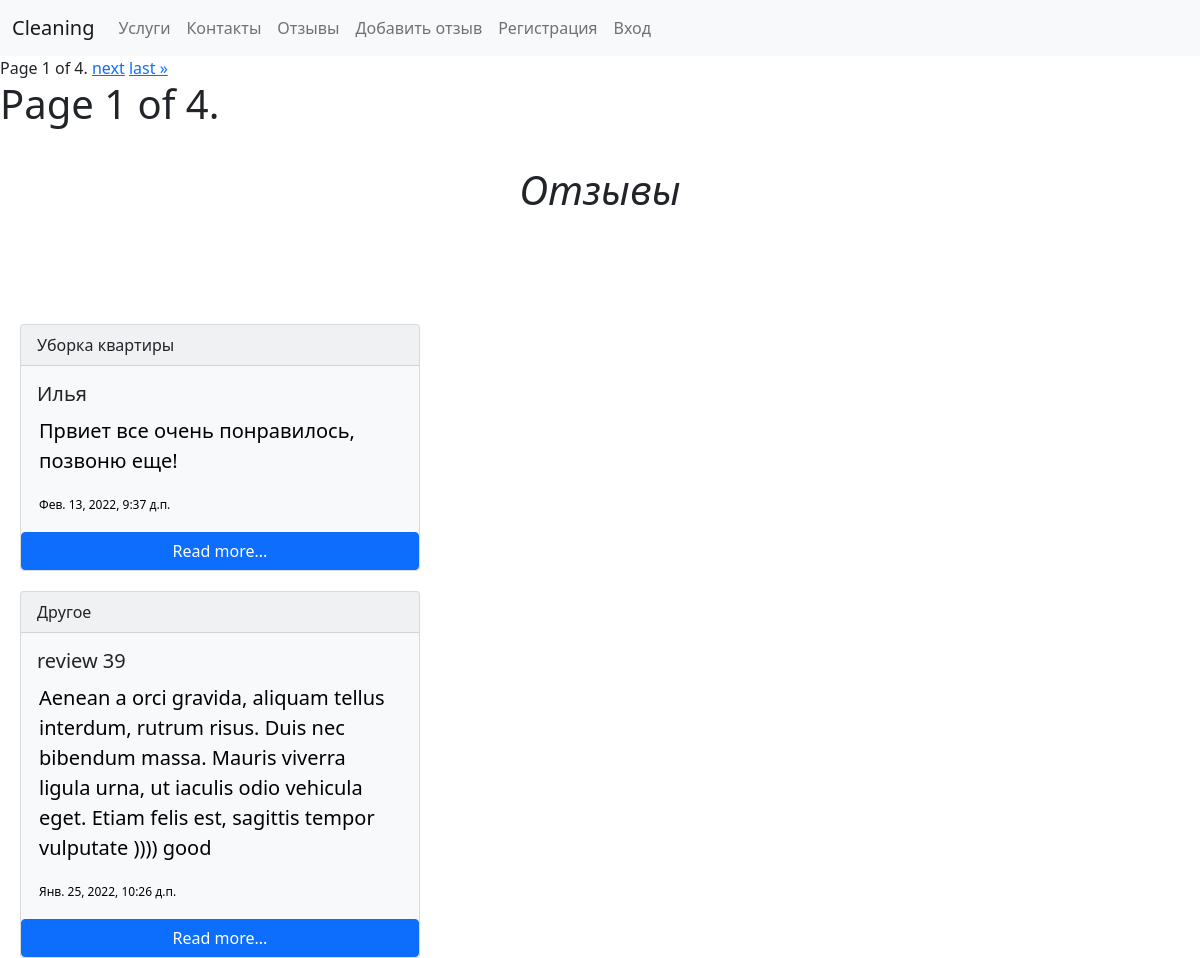
/review/, run on the app's committed database.
### review/models.py (models this page shows, shortened)
class Review(models.Model):
    title = models.CharField(max_length=100, verbose_name="Название")
    content = models.TextField(max_length=1000, verbose_name="Контент")
    created_at = models.DateTimeField(auto_now_add=True, verbose_name="Дата")
    photo = models.ImageField(upload_to="photos/%Y/%m/%d/", blank=True, verbose_name="Фото")
    category = models.ForeignKey('Category', on_delete=models.PROTECT, null=True)
    views = models.IntegerField(default=0)
    class Meta:
        verbose_name = "Отзыв"
        verbose_name_plural = "Отзывы"
        ordering = ["-created_at"]
    def get_absolute_url(self):
        return reverse('DetailReview', kwargs={"pk": self.pk})

class Category(models.Model):
    title = models.CharField(max_length=150, verbose_name="Имя услуги")
    def __str__(self):
        return self.title

### review/views.py (the view)
# urls.py: path('review/', ReviewView.as_view(), name="review"),
class ReviewView(ListView):
    model = Review
    template_name = 'review/review.html'
    context_object_name = 'review'
    paginate_by = 2

### review/templates/review/review.html (shortened to what this page needs)
{% extends 'my_page/layout.html' %}
{% block content %}
<div class="pagination">
    <span class="step-links">
            <span class="current">
                Page {{ page_obj.number }} of {{ page_obj.paginator.num_pages }}.
            </span>
            {% if page_obj.has_next %}
                <a href="?page={{ page_obj.next_page_number }}">next</a>
                <a href="?page={{ page_obj.paginator.num_pages }}">last &raquo;</a>
            {% endif %}
        </span>
    </div>
    <h1>Page {{ page_obj.number }} of {{ page_obj.paginator.num_pages }}.</h1>
    <h1 class="review-main" style="text-align: center; font-size: 40px; font-style: italic; position: relative; top: 30px;">Отзывы</h1>
        {% for item in review %}
            <div class="card bg-light mb-3;" style="max-width: 25rem; margin-left: 20px; margin-top: 20px; position: relative; top: 120px; rel">
                <div class="card-header" >{{ item.category }}</div>
                <div class="card-body">
                    <h5 class="card-title">{{ item.title }}</h5>
                    <p class="card-text" style="font-size: 20px; color: black; padding: 2px;">{{ item.content }}</p>
                    <p class="card-text" style="font-size: 12px; color: black; padding: 2px;">{{ item.created_at }}</p>
                </div>
                <a href="{{ item.get_absolute_url }}" class="btn btn-primary">Read more...</a>
            </div>
        {% endfor %}
{% endblock %}

### my_page/templates/my_page/layout.html (shortened to what this page needs)
{% load static %}
<!doctype html>
<html lang="ru" xmlns="http://www.w3.org/1999/html">
<head>
    <link rel="stylesheet" type="text/css" href='/static/my_page/css/main.css'>
    <link href="https://cdn.jsdelivr.net/npm/bootstrap@5.1.3/dist/css/bootstrap.min.css" rel="stylesheet"
>
</head>
<body>
<nav class="navbar navbar-expand-lg navbar-light bg-light">
  <div class="container-fluid">
    <a class="navbar-brand" href="/">Cleaning</a>
      <div class="collapse navbar-collapse" id="navbarNav">
      <ul class="navbar-nav">
          <li class="nav-item">
                    <a class="nav-link" href="{% url 'uslugi' %}">Услуги</a>
          </li>
          <li class="nav-item">
                    <a class="nav-link" href="{% url 'contacts' %}">Контакты</a>
          </li>
          <li class="nav-item">
                    <a class="nav-link" href="{% url 'review' %}">Отзывы</a>
          </li>
            {% if user.is_authenticated %}
                <li class="nav-item">
                    <a class="nav-link" href="{% url 'logout' %}">Выйти</a>
                </li>
                <li class="nav-item">
                    <a class="nav-link disabled" href="#" tabindex="-1" aria-disabled="true">{{ user.username }}</a>
                </li>
                <li class="nav-item">
                    <a class="nav-link" href="{% url 'add_review' %}">Добавить отзыв</a>
                </li>
            {% else %}
                  <li class="nav-item">
                        <a class="nav-link" href="{% url 'register' %}">Добавить отзыв</a>
                  </li>
                  <li class="nav-item">
                      <a class="nav-link" href="{% url 'register' %}">Регистрация</a>
                  </li>
                  <li class="nav-item">
                      <a class="nav-link" href="{% url 'login' %}">Вход</a>
                  </li>
            {% endif %}
      </ul>
    </div>
  </div>
</nav>
<main>
    {% block content %}
    {% endblock %}
</main>
</body>
</html>

### data on the page
Review: category "Уборка квартиры", title "Илья", content "Првиет все очень понравилось, позвоню еще!", created_at "Фев. 13, 2022, 9:37 д.п."
Review: category "Другое", title "review 39", content "Aenean a orci gravida, aliquam tellus interdum, rutrum risus. Duis nec bibendum massa. Mauris viverra ligula urna, ut iaculis odio vehicula eget. Etiam felis est, sagittis tempor vulputate )))) good", created_at "Янв. 25, 2022, 10:26 д.п."

### other printed values
{{ page_obj.number }} "1"
{{ page_obj.paginator.num_pages }} "4"
